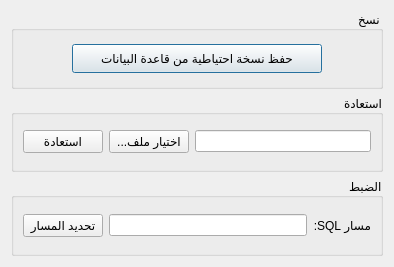
<?xml version="1.0" encoding="UTF-8"?>
<ui version="4.0">
 <class>DatabaseBackupRestore</class>
 <widget class="QDialog" name="DatabaseBackupRestore">
  <property name="geometry">
   <rect>
    <x>0</x>
    <y>0</y>
    <width>394</width>
    <height>267</height>
   </rect>
  </property>
  <property name="windowTitle">
   <string>النسخ الاحتياطي والاستعادة لقاعدة البيانات</string>
  </property>
  <property name="windowIcon">
   <iconset>
    <normaloff>graphics/icon.xpm</normaloff>graphics/icon.xpm</iconset>
  </property>
  <layout class="QGridLayout" name="gridLayout">
   <item row="0" column="0">
    <widget class="QGroupBox" name="groupBox">
     <property name="maximumSize">
      <size>
       <width>16777215</width>
       <height>80</height>
      </size>
     </property>
     <property name="layoutDirection">
      <enum>Qt::RightToLeft</enum>
     </property>
     <property name="title">
      <string>نسخ</string>
     </property>
     <layout class="QGridLayout" name="gridLayout_2">
      <item row="0" column="0">
       <widget class="QPushButton" name="backup_btn">
        <property name="maximumSize">
         <size>
          <width>250</width>
          <height>29</height>
         </size>
        </property>
        <property name="text">
         <string>حفظ نسخة احتياطية من قاعدة البيانات</string>
        </property>
       </widget>
      </item>
     </layout>
    </widget>
   </item>
   <item row="1" column="0">
    <widget class="QGroupBox" name="groupBox_2">
     <property name="layoutDirection">
      <enum>Qt::RightToLeft</enum>
     </property>
     <property name="title">
      <string>استعادة</string>
     </property>
     <layout class="QGridLayout" name="gridLayout_3">
      <item row="0" column="2">
       <widget class="QLineEdit" name="restorefilepath_input">
        <property name="enabled">
         <bool>true</bool>
        </property>
       </widget>
      </item>
      <item row="0" column="4">
       <widget class="QPushButton" name="restore_btn">
        <property name="text">
         <string>استعادة</string>
        </property>
       </widget>
      </item>
      <item row="0" column="3">
       <widget class="QPushButton" name="filepick_btn">
        <property name="text">
         <string>...اختيار ملف</string>
        </property>
       </widget>
      </item>
     </layout>
    </widget>
   </item>
   <item row="2" column="0">
    <widget class="QGroupBox" name="groupBox_3">
     <property name="layoutDirection">
      <enum>Qt::RightToLeft</enum>
     </property>
     <property name="title">
      <string>الضبط</string>
     </property>
     <layout class="QGridLayout" name="gridLayout_4">
      <item row="0" column="1">
       <widget class="QLineEdit" name="mysqlpath_input">
        <property name="enabled">
         <bool>true</bool>
        </property>
       </widget>
      </item>
      <item row="0" column="2">
       <widget class="QPushButton" name="mysqlpath_btn">
        <property name="text">
         <string>تحديد المسار</string>
        </property>
       </widget>
      </item>
      <item row="0" column="0">
       <widget class="QLabel" name="label">
        <property name="text">
         <string>مسار SQL:</string>
        </property>
       </widget>
      </item>
     </layout>
    </widget>
   </item>
  </layout>
 </widget>
 <resources/>
 <connections/>
</ui>
